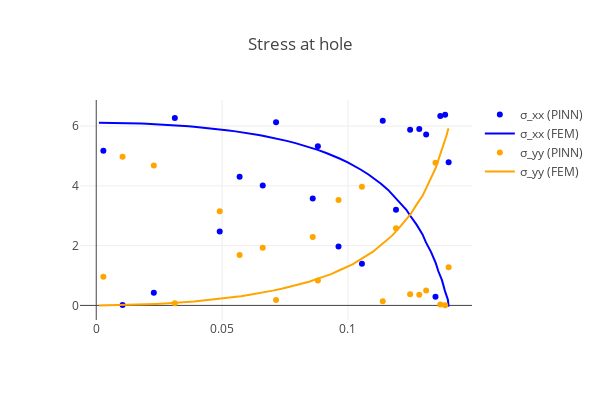

Here is the notebook cell this chart was saved with:
### Markdown cell above
## Visualization of results

### Code cell
val_rad_x = 0.14
val_plate = Plate(val_rad_x, N, M) 
data_input1, data_output1, data_hole1 = val_plate.load_reference_data()
val_collo, val_top, val_right, val_left, val_bottom, val_hole = val_plate.generate_dataset()

stress_hole1 = torch.vmap(sigma)(val_hole[:,:-2])
data_hole1 = np.loadtxt(f"data/hole_Rx={Rx}.csv", delimiter=",")
data_hole1 = data_hole1[data_hole1[:, 0].argsort()]

with torch.no_grad():
    fig = go.Figure()
    m1 = dict(color="blue")
    m2 = dict(color="orange")
    fig.add_trace(
        go.Scatter(
            x=hole[:, 0],
            y=stress_hole1[:, 0, 0],
            marker=m1,
            mode="markers",
            name="σ_xx (PINN)",
        )
    )
    fig.add_trace(
        go.Scatter(
            x=data_hole1[:, 0],
            y=data_hole1[:, 2],
            marker=m1,
            mode="lines",
            name="σ_xx (FEM)",
        )
    )
    fig.add_trace(
        go.Scatter(
            x=hole[:, 0],
            y=stress_hole1[:, 1, 1],
            marker=m2,
            mode="markers",
            name="σ_yy (PINN)",
        )
    )
    fig.add_trace(
        go.Scatter(
            x=data_hole1[:, 0],
            y=data_hole1[:, 3],
            marker=m2,
            mode="lines",
            name="σ_yy (FEM)",
        )
    )
    fig.update_layout(
        template="none", width=600, height=400, title="Stress at hole", showlegend=True
    )
    fig.show()
